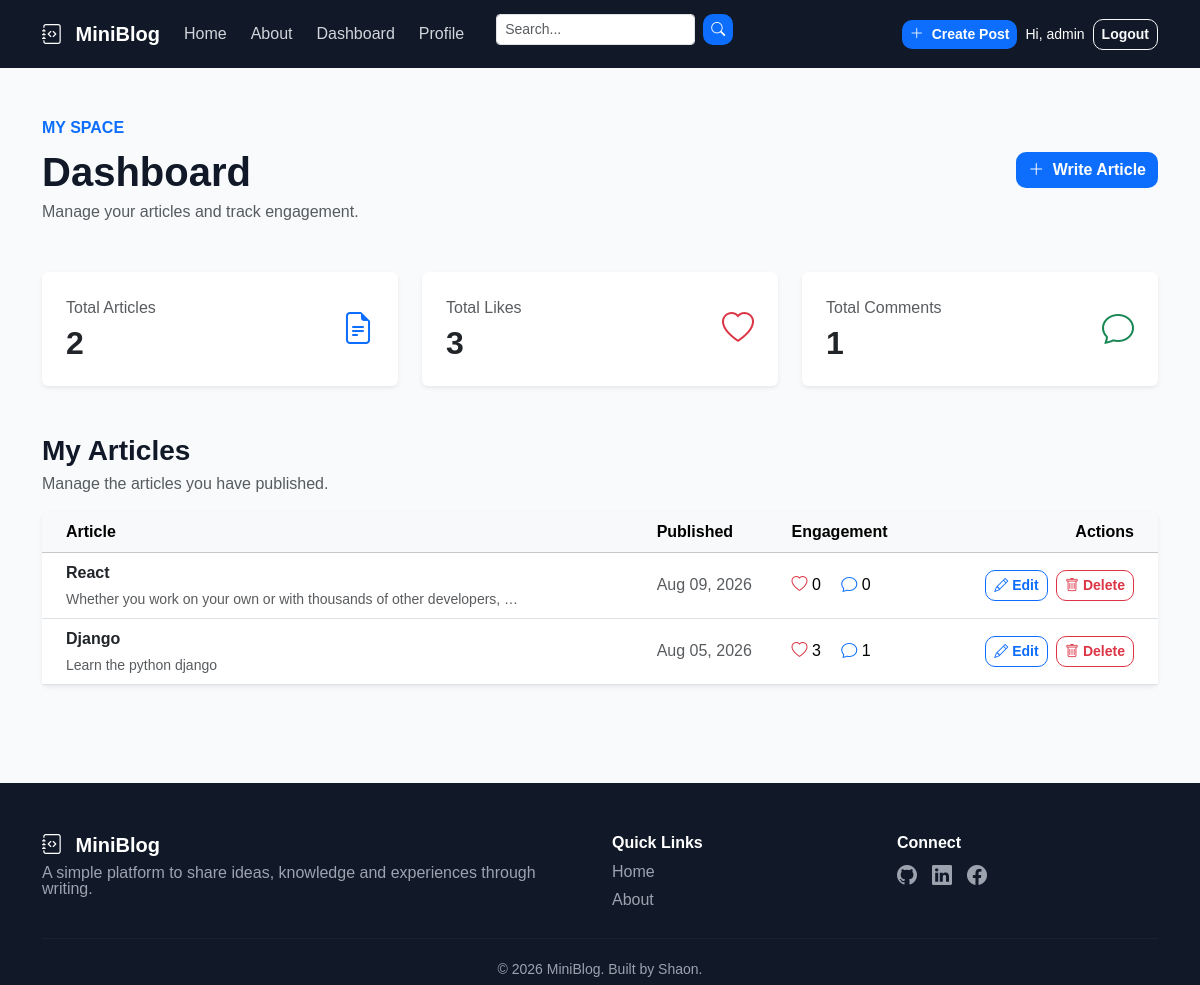
The page /dashboard/ (signed in) on the database its author committed.
### blog/models.py (models this page shows, shortened)
class Post(models.Model):
    title = models.CharField(max_length=200)
    content = models.TextField()
    author = models.ForeignKey(
        User,
        on_delete=models.CASCADE
    )
    description = models.TextField(blank=True, null=True)
    created_at = models.DateTimeField(auto_now_add=True)
    updated_at = models.DateTimeField(auto_now=True)

### blog/views.py (the view)
# urls.py: path("dashboard/", views.dashboard, name="dashboard"),
@login_required
def dashboard(request):
    posts = Post.objects.filter(
        author=request.user
    ).order_by("-created_at")
    total_posts = posts.count()
    total_likes = Like.objects.filter(
        post__author=request.user
    ).count()
    total_comments = Comment.objects.filter(
        post__author=request.user
    ).count()
    return render(
        request,
        "blog/dashboard.html",
        {
            "posts": posts,
            "total_posts": total_posts,
            "total_likes": total_likes,
            "total_comments": total_comments,
        }
    )

### blog/templates/blog/dashboard.html (shortened to what this page needs)
{% extends 'blog/base.html' %}
{% block content %}
<div class="container py-5">
    <div class="d-flex justify-content-between align-items-center mb-5">
        <div>
            <span class="text-primary fw-semibold">
                MY SPACE
            </span>
            <h1 class="fw-bold mt-2 mb-1">
                Dashboard
            </h1>
            <p class="text-muted mb-0">
                Manage your articles and track engagement.
            </p>
        </div>
        <a
            href="{% url 'create_post' %}"
            class="btn btn-primary"
        >
            <i class="bi bi-plus-lg me-1"></i>
            Write Article
        </a>
    </div>
    <div class="row g-4 mb-5">
        <div class="col-md-4">
            <div class="card border-0 shadow-sm h-100">
                <div class="card-body p-4">
                    <div class="d-flex justify-content-between align-items-center">
                        <div>
                            <p class="text-muted mb-1">
                                Total Articles
                            </p>
                            <h2 class="fw-bold mb-0">
                                {{ total_posts }}
                            </h2>
                        </div>
                        <div class="fs-2 text-primary">
                            <i class="bi bi-file-earmark-text"></i>
                        </div>
                    </div>
                </div>
            </div>
        </div>
        <div class="col-md-4">
            <div class="card border-0 shadow-sm h-100">
                <div class="card-body p-4">
                    <div class="d-flex justify-content-between align-items-center">
                        <div>
                            <p class="text-muted mb-1">
                                Total Likes
                            </p>
                            <h2 class="fw-bold mb-0">
                                {{ total_likes }}
                            </h2>
                        </div>
                        <div class="fs-2 text-danger">
                            <i class="bi bi-heart"></i>
                        </div>
                    </div>
                </div>
            </div>
        </div>
        <div class="col-md-4">
            <div class="card border-0 shadow-sm h-100">
                <div class="card-body p-4">
                    <div class="d-flex justify-content-between align-items-center">
                        <div>
                            <p class="text-muted mb-1">
                                Total Comments
                            </p>
                            <h2 class="fw-bold mb-0">
                                {{ total_comments }}
                            </h2>
                        </div>
                        <div class="fs-2 text-success">
                            <i class="bi bi-chat"></i>
                        </div>
                    </div>
                </div>
            </div>
        </div>
    </div>
    <div class="d-flex justify-content-between align-items-center mb-3">
        <div>
            <h3 class="fw-bold mb-1">
                My Articles
            </h3>
            <p class="text-muted mb-0">
                Manage the articles you have published.
            </p>
        </div>
    </div>
    {% if posts %}
        <div class="card border-0 shadow-sm">
            <div class="table-responsive">
                <table class="table align-middle mb-0">
                    <thead class="table-light">
                        <tr>
                            <th class="px-4">
                                Article
                            </th>
                            <th>
                                Published
                            </th>
                            <th>
                                Engagement
                            </th>
                            <th class="text-end px-4">
                                Actions
                            </th>
                        </tr>
                    </thead>
                    <tbody>
                        {% for post in posts %}
                            <tr>
                                <td class="px-4">
                                    <div>
                                        <a
                                            href="{% url 'post_detail' post.id %}"
                                            class="text-decoration-none fw-semibold text-dark"
                                        >
                                            {{ post.title }}
                                        </a>
                                        <div class="text-muted small mt-1">
                                            {{ post.content|truncatewords:12 }}
                                        </div>
                                    </div>
                                </td>
                                <td>
                                    <span class="text-muted">
                                        {{ post.created_at|date:"M d, Y" }}
                                    </span>
                                </td>
                                <td>
                                    <span class="me-3">
                                        <i class="bi bi-heart text-danger"></i>
                                        {{ post.likes.count }}
                                    </span>
                                    <span>
                                        <i class="bi bi-chat text-primary"></i>
                                        {{ post.comments.count }}
                                    </span>
                                </td>
                                <td class="text-end px-4">
                                    <a
                                        href="{% url 'edit_post' post.id %}"
                                        class="btn btn-sm btn-outline-primary me-1"
                                    >
                                        <i class="bi bi-pencil"></i>
                                        Edit
                                    </a>
                                    <a
                                        href="{% url 'delete_post' post.id %}"
                                        class="btn btn-sm btn-outline-danger"
                                    >
                                        <i class="bi bi-trash"></i>
                                        Delete
                                    </a>
                                </td>
                            </tr>
                        {% endfor %}
                    </tbody>
                </table>
            </div>
        </div>
    {% endif %}
</div>
{% endblock %}

### blog/templates/blog/base.html (shortened to what this page needs)
{% load static %}
<!DOCTYPE html>
<html lang="en">
<head>
    <link
        href="https://cdn.jsdelivr.net/npm/bootstrap@5.3.3/dist/css/bootstrap.min.css"
        rel="stylesheet"
    >
    <link
        rel="stylesheet"
        href="https://cdn.jsdelivr.net/npm/bootstrap-icons@1.11.3/font/bootstrap-icons.min.css"
    >
    <link
        rel="stylesheet"
        href="{% static 'blog/css/style.css' %}"
    >
</head>
<body>
<nav class="navbar navbar-expand-lg navbar-dark custom-navbar">
    <div class="container">
        <a
            class="navbar-brand fw-bold"
            href="{% url 'home' %}"
        >
            <i class="bi bi-journal-code me-2"></i>
            MiniBlog
        </a>
        <div
            class="collapse navbar-collapse"
            id="mainNavbar"
        >
            <ul class="navbar-nav me-auto mb-2 mb-lg-0">
                <li class="nav-item">
                    <a
                        class="nav-link"
                        href="{% url 'home' %}"
                    >
                        Home
                    </a>
                </li>
                <li class="nav-item">
                    <a
                        class="nav-link"
                        href="{% url 'about' %}"
                    >
                        About
                    </a>
                </li>
                {% if user.is_authenticated %}
                    <li class="nav-item">
                        <a
                            class="nav-link"
                            href="{% url 'dashboard' %}"
                        >
                            Dashboard
                        </a>
                    </li>
                    <li class="nav-item">
                        <a
                            class="nav-link"
                            href="{% url 'profile' %}"
                        >
                            Profile
                        </a>
                    </li>
                    <li class="nav-item">
                        <form
                            method="GET"
                            action="{% url 'search' %}"
                            class="d-flex ms-lg-3"
                        >
                            <input
                                type="search"
                                name="q"
                                class="form-control form-control-sm"
                                placeholder="Search..."
                                aria-label="Search"
                            >
                            <button
                                type="submit"
                                class="btn btn-primary btn-sm ms-2"
                            >
                                <i class="bi bi-search"></i>
                            </button>
                        </form>
                    </li>
                {% endif %}
            </ul>
            <div class="d-flex align-items-center gap-2">
                {% if user.is_authenticated %}
                    <a
                        href="{% url 'create_post' %}"
                        class="btn btn-primary btn-sm"
                    >
                        <i class="bi bi-plus-lg me-1"></i>
                        Create Post
                    </a>
                    <span class="text-white small d-none d-lg-inline">
                        Hi, {{ user.username }}
                    </span>
                    <form
                        method="POST"
                        action="{% url 'logout' %}"
                        class="d-inline"
                    >
                        <button
                            type="submit"
                            class="btn btn-outline-light btn-sm"
                        >
                            Logout
                        </button>
                    </form>
                {% endif %}
            </div>
        </div>
    </div>
</nav>
<main>
    {% block content %}
    {% endblock %}
</main>
<footer class="custom-footer">
    <div class="container">
        <div class="row gy-4">
            <div class="col-md-6">
                <h5 class="fw-bold">
                    <i class="bi bi-journal-code me-2"></i>
                    MiniBlog
                </h5>
                <p class="footer-text mb-0">
                    A simple platform to share ideas,
                    knowledge and experiences through writing.
                </p>
            </div>
            <div class="col-md-3">
                <h6 class="fw-bold">
                    Quick Links
                </h6>
                <ul class="list-unstyled footer-links">
                    <li>
                        <a href="{% url 'home' %}">
                            Home
                        </a>
                    </li>
                    <li>
                        <a href="{% url 'about' %}">
                            About
                        </a>
                    </li>
                </ul>
            </div>
            <div class="col-md-3">
                <h6 class="fw-bold">
                    Connect
                </h6>
                <div class="social-icons">
                    <a
                        href="#"
                        aria-label="GitHub"
                    >
                        <i class="bi bi-github"></i>
                    </a>
                    <a
                        href="#"
                        aria-label="LinkedIn"
                    >
                        <i class="bi bi-linkedin"></i>
                    </a>
                    <a
                        href="#"
                        aria-label="Facebook"
                    >
                        <i class="bi bi-facebook"></i>
                    </a>
                </div>
            </div>
        </div>
        <hr class="footer-divider">
        <div class="text-center small footer-bottom">
            © {% now "Y" %} MiniBlog.
            Built by Shaon.
        </div>
    </div>
</footer>
</body>
</html>

### blog/static/blog/css/style.css (style rules this page uses)
body { background: #f8fafc; color: #111827; font-family: Arial, sans-serif; }
.custom-navbar { background: #111827; padding: 14px 0; }
.custom-navbar .navbar-brand { font-size: 20px; }
.custom-navbar .nav-link { color: #d1d5db; margin-right: 8px; }
.btn { border-radius: 10px; font-weight: 800; }
.btn-primary { border: none; }
.custom-footer { background: #111827; color: #ffffff; margin-top: 50px; padding: 50px 0 5px; }
.footer-text { color: #9ca3af; line-height: 1; }
.footer-links li { margin-bottom: 4px; }
.footer-links a { color: #9ca3af; text-decoration: none; }
.social-icons { display: flex; gap: 15px; }
.social-icons a { color: #9ca3af; font-size: 20px; }
.footer-divider { border-color: #374151; margin: 10px 0 20px; }
.footer-bottom { color: #9ca3af; }

### rows shown on the page
Post: title "React", content "Whether you work on your own or with thousands of other developers, …", created_at "Aug 09, 2026", likes.count "0", comments.count "0"
Post: title "Django", content "Learn the python django", created_at "Aug 05, 2026", likes.count "3", comments.count "1"

### other values the page prints
{{ user.username }} "admin"
{{ total_posts }} "2"
{{ total_likes }} "3"
{{ total_comments }} "1"
